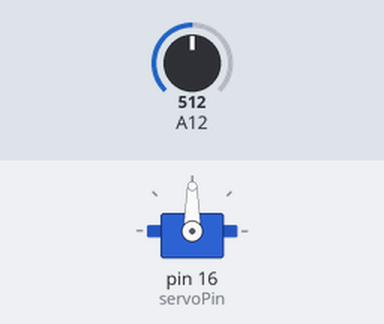
A sketch run on a simulated Arduino Mega 2560, built with avr-gcc and run on an emulated ATmega2560. On the bench: servo. The inputs (shaded band) are chosen by the test bench; at power-on: A12 = 512.

Above: at 1.2 s.
1.3 s: A12 set to 716
At 2.4 s:
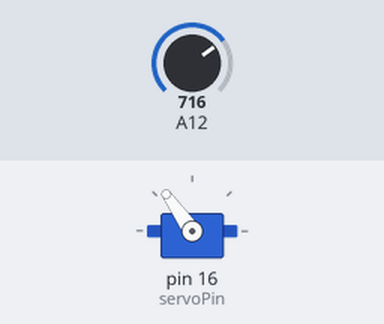
2.8 s: A12 set to 900
At 3.2 s:
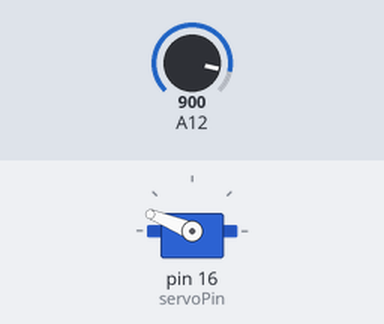
4.3 s: A12 set to 1023
At 4.7 s:
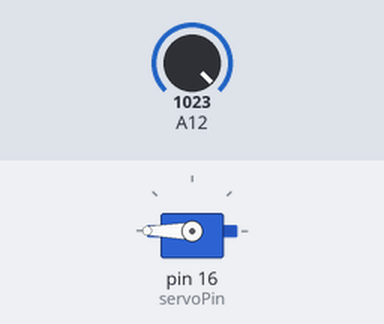
5.8 s: A12 set to 306
At 6.8 s:
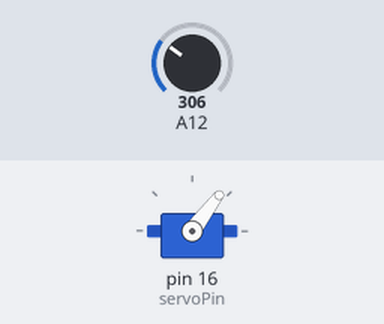
7.3 s: A12 set to 122
At 8.2 s:
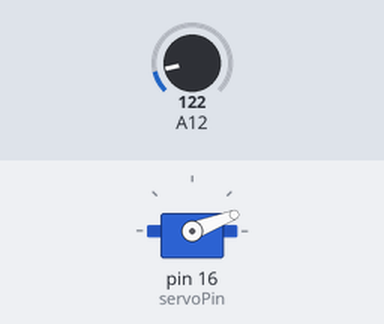
Timing chart, 0 to 9.8 s (numbered marks = the images above; inputs shaded):
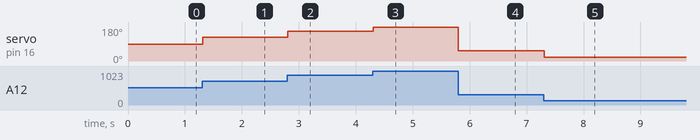

Measured:
- after the input at 1.3 s, servo on pin 16 (servoPin): 90° → 125° at once
- after the input at 2.8 s, servo on pin 16 (servoPin): 125° → 158° at once
- after the input at 4.3 s, servo on pin 16 (servoPin): 158° → 180° at once
- after the input at 5.8 s, servo on pin 16 (servoPin): 180° → 53° at once
- after the input at 7.3 s, servo on pin 16 (servoPin): 53° → 21° at once

The sketch:

Project_7_Potentiometer_Control_Servo.ino
```cpp
#include <Servo.h>
#define servoPin 16         // define the pin of servo signal line
#define adcPin   28         // analog pin used to connect the potentiometer
Servo myservo;              // create servo object to control a servo
int potVal;                 // variable to read the potValue from the analog pin

void setup()
{
  myservo.attach(servoPin); // attaches the servo on servoPin to the servo object
}

void loop()
{
  potVal = analogRead(adcPin);          // reads the potValue of the potentiometer
  potVal = map(potVal, 0, 1023, 0, 180);// scale it to use it with the servo
  myservo.write(potVal);                // sets the servo position
  delay(15);                            // waits for the servo to get there
}
```
